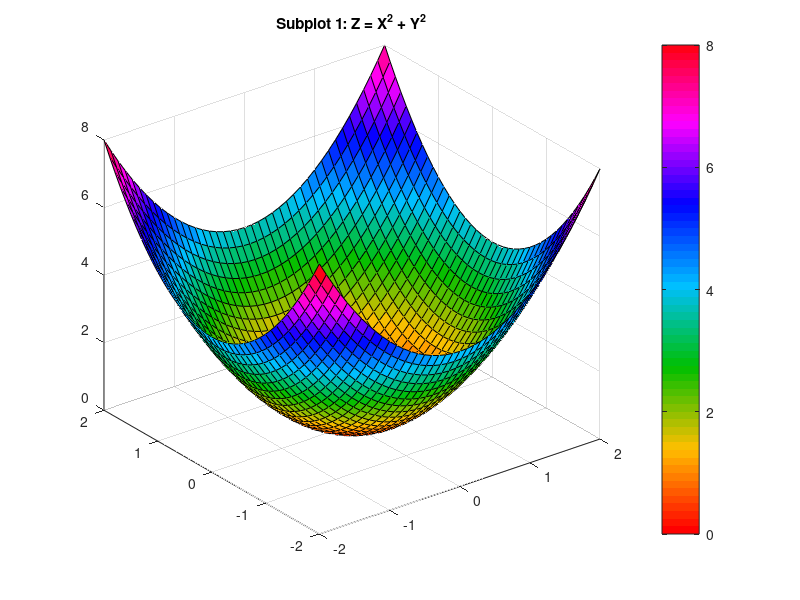

Source code (MATLAB): (Note: this script raises an error after producing the figure.)
%test
clear;
% x=-5:0.1:5;
% y=1./(1+exp(-2*x));
% %plot(x,y);
% %a=1; b=2;
% a=[1,2,3];
% b=[2,4,6];
% c=a/b
% 创建数据点
% t = linspace(0, 2*pi, 100);
% x = sin(t);
% y = cos(t);
% z = t;
% 
% % 绘制三维曲线图
% plot3(x, y, z, 'LineWidth', 2);
% xlabel('X');
% ylabel('Y');
% zlabel('Z');
% title('Three-dimensional Curve');


%------------
% 创建坐标网格
% x = linspace(-5, 5, 100);
% y = linspace(-5, 5, 100);
% [X, Y] = meshgrid(x, y);
% % disp(size(Y))
% % 计算Z值
% Z = sin(sqrt(X.^2 + Y.^2)) ./ (sqrt(X.^2 + Y.^2));
% disp(size(Z))
% % 绘制三维曲面图
% surf(X, Y, Z);
% xlabel('X');
% ylabel('Y');
% zlabel('Z');
% title('Three-dimensional Surface');

%---------------------
a=[1,2,4,8];
b=log2(a);
c=1*a;
e=[1,2,3,4]/a
d=9e7
f=c+a;
% %%%%%%%%%%%%%%%%%%%
% line=zeros(5);
%line(:)=1;


% d=linspace(0,1,26);
% Qk=1;
% vector_1 = 1./(1+exp(-50*(Qk-d)));
% % plot(d,vector_1)
% 
% a=3-...
%     5-...
%     4;

% 
% [X, Y] = meshgrid(-2:0.1:2, -2:0.1:2);
% Z = X.^2 + Y.^2;
% 
% 绘制 mesh 图，使用不同的 FaceColor 参数值
% figure;
% colormap("hsv");
% colorbar('southoutside');%水平色图
% colorbar;%垂直色图
% colormap(map); %用MAP矩阵映射当前图形的色图。
% colormap('default');  %默认的设置是jet。
% map=colormap; %获得当前色图矩阵。
% colormap(ax,...); %应用色图到ax坐标对应的图形，而非当前图形
% 
% subplot(2, 2, 1);
% mesh(X, Y, Z, 'FaceColor', 'flat');
% title('Flat FaceColor');
% 
% subplot(2, 2, 2);
% mesh(X, Y, Z, 'FaceColor', [0.5, 0.2, 0.2]);
% title('Interpolated FaceColor');
% 
% subplot(2, 2, 3);
% surf(X, Y, Z);
% title('RGB Color');
% colorbar;
% subplot(2, 2, 4);
% mesh(X, Y, Z, 'FaceColor',[0.5,0.2,0.1]);
% title('[0.9,0,0.1]');
% 
% title('Mesh Plot with Different FaceColor');

%--------------------------------------
% 示例数据
% x = randn(100, 1);
% y = randn(100, 1);
% 
% % 绘制散点图
% figure
% scatter(x, y);
% 
% % 添加正方形框架
% % axis equal;
% box on
% % 添加标签和标题
% xlabel('X Axis');
% ylabel('Y Axis');
% title('Scatter Plot with Square Frame');
%-------------------------------------------------------
% % 示例数据
% x = linspace(-10, 10, 100);
% y = x.^2;
% 
% % 自定义颜色映射，减少饱和度和值来弱化颜色渐变
% n = 64; % 颜色映射长度
% colors = hsv(n);
% colors(:, 2:3) = colors(:, 2:3) * 0.5; % 减少饱和度和值
% 
% % 绘制折线图，并设置自定义颜色映射
% colormap(colors);
% plot(x, y);
% 
% % 添加颜色条
% colorbar;
% 
% % 添加标签和标题
% xlabel('X Axis');
% ylabel('Y Axis');
% title('Line Plot with Weakened HSV Colormap');

% 示例数据
[X, Y] = meshgrid(-2:0.1:2, -2:0.1:2);
Z = X.^2 + Y.^2;

% 绘制折线图，使用不同的颜色映射
% 示例数据
[X, Y] = meshgrid(-2:0.1:2);

% 函数1：Z = X^2 + Y^2
Z1 = X.^2 + Y.^2;

% 函数2：Z = sin(X) + cos(Y)
Z2 = sin(X) + cos(Y);

% 函数3：Z = X*Y
Z3 = X .* Y;

% 创建一个图形窗口，并设置子图排列为 3 行 1 列
figure;
cmap = hsv;
% 调整颜色的饱和度，将颜色映射中的饱和度分量降低一半
s = cmap(:, 2); % 提取饱和度分量
s = s * 0.75; % 降低饱和度
cmap(:, 2) = s; % 更新饱和度分量
% 第一个子图
% subplot(3, 1, 1);
surf(X, Y, Z1);
colormap(cmap); % 设置颜色映射为 'hot'
title('Subplot 1: Z = X^2 + Y^2');
colorbar;
% 
% % 第二个子图
% subplot(3, 1, 2);
% surf(X, Y, Z2);
% colormap('cool'); % 设置颜色映射为 'cool'
% title('Subplot 2: Z = sin(X) + cos(Y)');
% 
% % 第三个子图
% subplot(3, 1, 3);
% surf(X, Y, Z3);
% colormap('parula'); % 设置颜色映射为 'parula'
% title('Subplot 3: Z = X * Y');

% 添加整体标题
sgtitle('Surface Plots with Different Colormaps');


% a=rand(3,4);